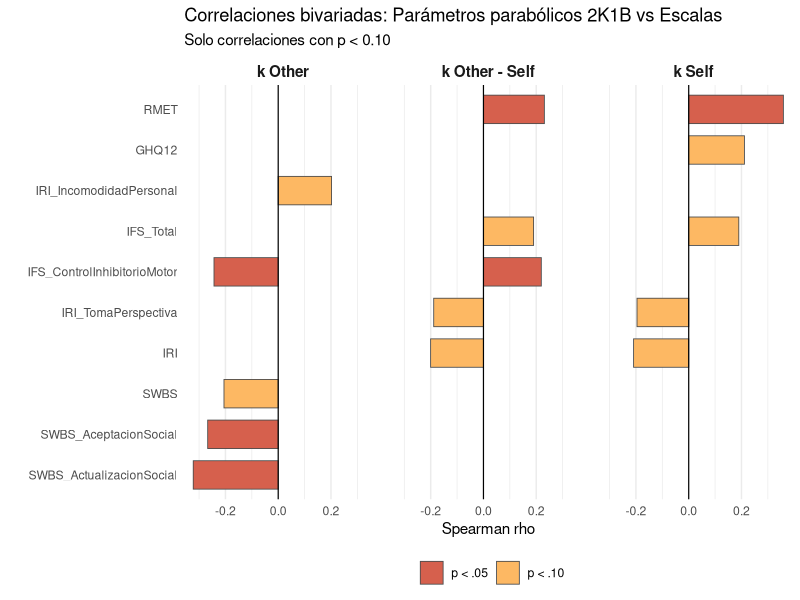
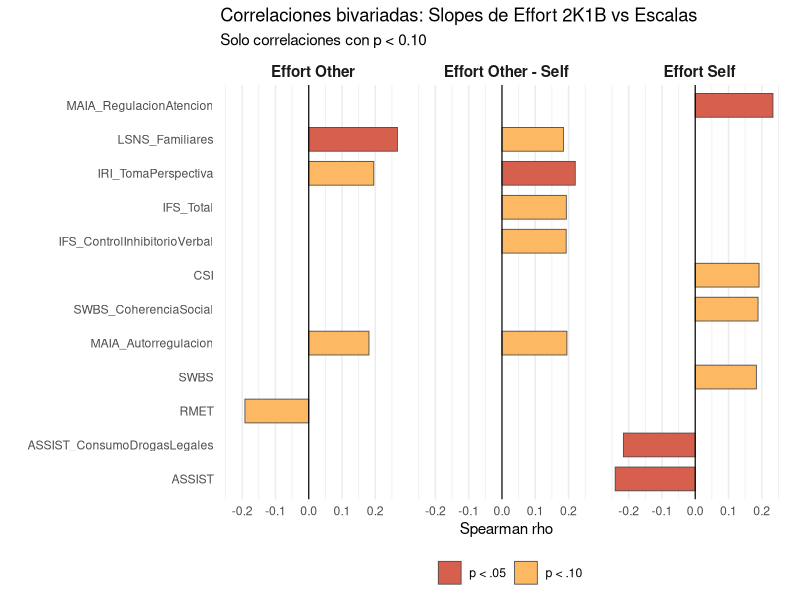
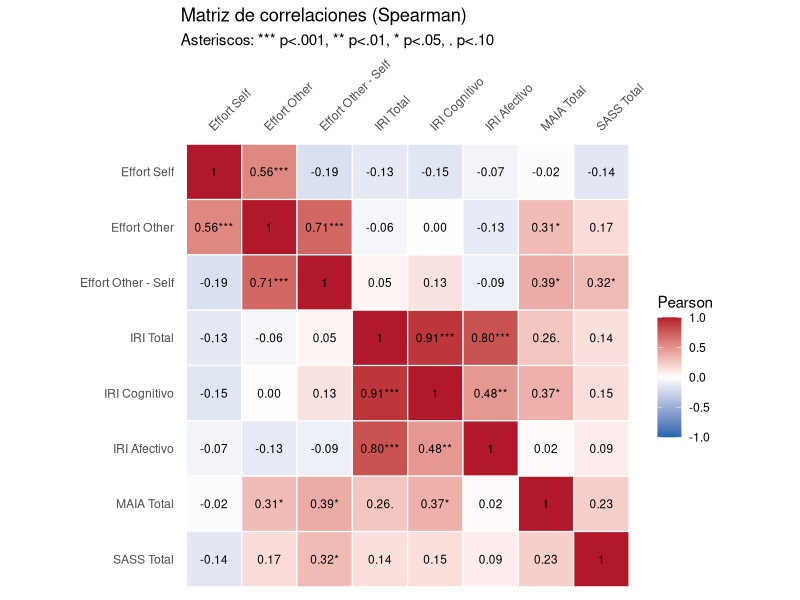
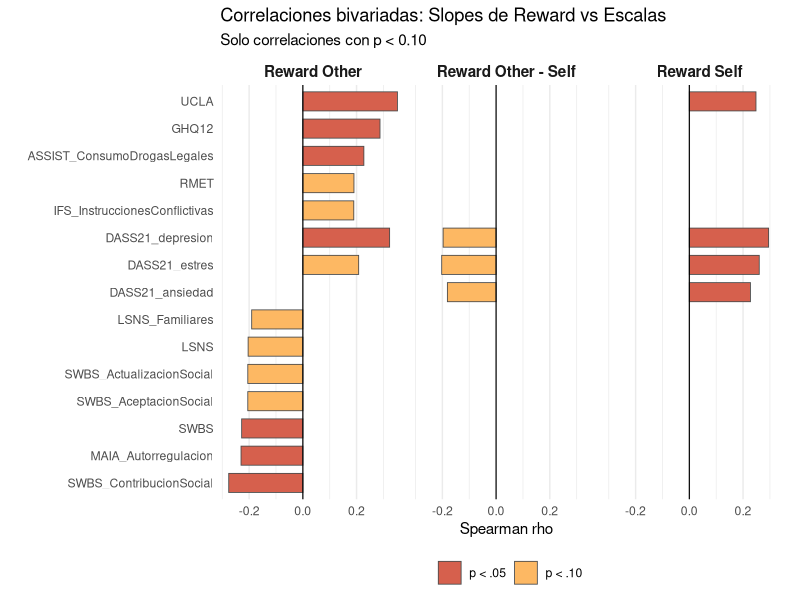

Generate these figures, in order, with R:


## Correlaciones entre parámetros del modelo parabólico 2K1B y escalas psicológicas/clínicas
# Diego Garrido Cerpa - Viña del Mar 2026


# Librerías

library(tidyverse)
library(Hmisc)

# Cargar datos
df <- read.csv("dataset_full.csv", stringsAsFactors = FALSE)

# Filtrar por grupo
# df = subset(df, grupo!="0")

# Variables dependientes (modelo parabólico) 
vd_names <- c("p_2k1b_k_self", "p_2k1b_k_other", "p_2k1b_diff_k")
vd_labels <- c(p_2k1b_k_self = "k Self", p_2k1b_k_other = "k Other", p_2k1b_diff_k = "k Other - Self")


# Escalas (totales y subdimensiones)
# Excluidas: 
# AIM_DIRt (categorica), 
# ASSIST_Total_DIRd (duplicado de ASSIST_DIRt)
# PSQQ y subdimensiones
# AIM y subdimensiones
escalas <- c(
  # Totales
  "CSI_DIRt", "GHQ12_DIRt", "IRI_DIRt", "LSNS_DIRt", "MAIA_DIRt",
  "PSQQ_DIRt", "PSS_DIRt", "RMET_DIRt", "SASS_DIRt", "SWBS_DIRt",
  "UCLA_DIRt", "WAST_DIRt", "ASSIST_DIRt",
  # DASS21
  "DASS21_depresion_DIRd", "DASS21_ansiedad_DIRd", "DASS21_estres_DIRd",
  # IFS (total + 8 subdimensiones)
  "IFS_Total_DIRd",
  "IFS_SeriesMotoras_DIRd", "IFS_InstruccionesConflictivas_DIRd",
  "IFS_ControlInhibitorioMotor_DIRd", "IFS_RepeticionDigitosAtras_DIRd",
  "IFS_MesesAtras_DIRd", "IFS_MemoriaTrabajoVisual_DIRd",
  "IFS_Refranes_DIRd", "IFS_ControlInhibitorioVerbal_DIRd",
  # IRI (4 subdimensiones)
  "IRI_TomaPerspectiva_DIRd", "IRI_Fantasia_DIRd",
  "IRI_PreocupacionEmpatica_DIRd", "IRI_IncomodidadPersonal_DIRd",
  # LSNS
  "LSNS_Familiares_DIRd", "LSNS_Amistados_DIRd",
  # MAIA (8 subdimensiones)
  "MAIA_Percibir_DIRd", "MAIA_AusenciaDistraccion_DIRd",
  "MAIA_AusenciaPreocupacion_DIRd", "MAIA_RegulacionAtencion_DIRd",
  "MAIA_ConcienciaEmocional_DIRd", "MAIA_Autorregulacion_DIRd",
  "MAIA_EscuchaCuerpo_DIRd", "MAIA_Confianza_DIRd",
  # SWBS (5 subdimensiones)
  "SWBS_IntegracionSocial_DIRd", "SWBS_AceptacionSocial_DIRd",
  "SWBS_ContribucionSocial_DIRd", "SWBS_ActualizacionSocial_DIRd",
  "SWBS_CoherenciaSocial_DIRd",
  # ASSIST (subdimensiones; el total ya esta como ASSIST_DIRt)
  "ASSIST_ConsumoDrogasLegales_DIRd", "ASSIST_ConsumoDrogasIlegales_DIRd"
)

# Preparar datos
df_analisis <- df %>%
  select(all_of(c(vd_names, escalas))) %>%
  mutate(across(everything(), as.numeric))

cat("N por columna:", nrow(df_analisis) - colSums(is.na(df_analisis)), "\n")


# Correlaciones de Spearman
corr <- rcorr(as.matrix(df_analisis), type = "spearman")

corr_df <- expand.grid(VD = vd_names, Escala = escalas, stringsAsFactors = FALSE) %>%
  rowwise() %>%
  mutate(
    rho = corr$r[VD, Escala],
    p_value = corr$P[VD, Escala],
    sig = case_when(
      p_value < 0.001 ~ "***",
      p_value < 0.01  ~ "**",
      p_value < 0.05  ~ "*",
      p_value < 0.10  ~ ".",
      TRUE ~ ""
    )
  ) %>%
  ungroup()


# Imprimir significativas p < 0.10
cat("\n--- Correlaciones significativas (p < 0.05) ---\n")
corr_df %>% filter(p_value < 0.05) %>% 
  arrange(VD, p_value) %>% 
  print(n = 50)

cat("\n--- Tendencias (p < 0.10) ---\n")
corr_df %>% filter(p_value >= 0.05, p_value < 0.10) %>% 
  arrange(VD, p_value) %>% 
  print(n = 50)


# Gráfico: Barplot de rho por VD (solo significativas y tendencias)
plot_df <- corr_df %>%
  filter(!is.na(p_value), p_value < 0.10) %>%
  mutate(
    Escala_label = gsub("_DIRt|_DIRd", "", Escala),
    VD_label = vd_labels[VD],
    sig_color = case_when(
      p_value < 0.05 ~ "p < .05",
      p_value < 0.10 ~ "p < .10"
    )
  )

if (nrow(plot_df) == 0) {
  cat("\n-> No hay correlaciones con p < 0.10; no se genera grafico.\n")
} else {
  p <- ggplot(plot_df, aes(x = reorder(Escala_label, rho),
                           y = rho, fill = sig_color)) +
    geom_col(width = 0.7, color = "gray30", linewidth = 0.3) +
    geom_hline(yintercept = 0, linewidth = 0.4) +
    coord_flip() +
    facet_wrap(~VD_label, ncol = 3) +
    scale_fill_manual(values = c("p < .05" = "#D6604D",
                                 "p < .10" = "#FDB863")) +
    labs(x = "", y = "Spearman rho", fill = "",
         title = "Correlaciones bivariadas: Parámetros parabólicos 2K1B vs Escalas",
         subtitle = "Solo correlaciones con p < 0.10") +
    theme_minimal(base_size = 11) +
    theme(
      strip.text = element_text(face = "bold", size = 11),
      legend.position = "bottom",
      panel.grid.major.y = element_blank()
    )

  ggsave("correlaciones_bivariadas_barplot.png", p, width = 14, height = 7, dpi = 150)
  cat("\n-> Guardado: correlaciones_bivariadas_barplot.png\n")
}






########################################################
## Correlaciones entre slopes de EFFORT escalas psicológicas/clínicas


# Cargar datos
df_effort <- read.csv("dataset_full.csv", stringsAsFactors = FALSE)

# Filtrar por grupo
# df_effort = subset(df_effort, grupo!="1")

# Variables dependientes (slopes de effort)
vd_names <- c("effort_self", "effort_other", "diff_effort")
vd_labels <- c(effort_self = "Effort Self", effort_other = "Effort Other", diff_effort = "Effort Other - Self")


# Escalas (totales y subdimensiones)
# Excluidas: 
# AIM_DIRt (categorica), 
# ASSIST_Total_DIRd (duplicado de ASSIST_DIRt)
# PSQQ y subdimensiones
# AIM y subdimensiones
escalas <- c(
  # Totales
  "CSI_DIRt", "GHQ12_DIRt", "IRI_DIRt", "LSNS_DIRt", "MAIA_DIRt",
  "PSQQ_DIRt", "PSS_DIRt", "RMET_DIRt", "SASS_DIRt", "SWBS_DIRt",
  "UCLA_DIRt", "WAST_DIRt", "ASSIST_DIRt",
  # DASS21
  "DASS21_depresion_DIRd", "DASS21_ansiedad_DIRd", "DASS21_estres_DIRd",
  # IFS (total + 8 subdimensiones)
  "IFS_Total_DIRd",
  "IFS_SeriesMotoras_DIRd", "IFS_InstruccionesConflictivas_DIRd",
  "IFS_ControlInhibitorioMotor_DIRd", "IFS_RepeticionDigitosAtras_DIRd",
  "IFS_MesesAtras_DIRd", "IFS_MemoriaTrabajoVisual_DIRd",
  "IFS_Refranes_DIRd", "IFS_ControlInhibitorioVerbal_DIRd",
  # IRI (4 subdimensiones)
  "IRI_TomaPerspectiva_DIRd", "IRI_Fantasia_DIRd",
  "IRI_PreocupacionEmpatica_DIRd", "IRI_IncomodidadPersonal_DIRd",
  # LSNS
  "LSNS_Familiares_DIRd", "LSNS_Amistados_DIRd",
  # MAIA (8 subdimensiones)
  "MAIA_Percibir_DIRd", "MAIA_AusenciaDistraccion_DIRd",
  "MAIA_AusenciaPreocupacion_DIRd", "MAIA_RegulacionAtencion_DIRd",
  "MAIA_ConcienciaEmocional_DIRd", "MAIA_Autorregulacion_DIRd",
  "MAIA_EscuchaCuerpo_DIRd", "MAIA_Confianza_DIRd",
  # SWBS (5 subdimensiones)
  "SWBS_IntegracionSocial_DIRd", "SWBS_AceptacionSocial_DIRd",
  "SWBS_ContribucionSocial_DIRd", "SWBS_ActualizacionSocial_DIRd",
  "SWBS_CoherenciaSocial_DIRd",
  # ASSIST (subdimensiones; el total ya esta como ASSIST_DIRt)
  "ASSIST_ConsumoDrogasLegales_DIRd", "ASSIST_ConsumoDrogasIlegales_DIRd"
)

# Preparar datos
df_analisis <- df_effort %>%
  select(all_of(c(vd_names, escalas))) %>%
  mutate(across(everything(), as.numeric))

cat("N por columna:", nrow(df_analisis) - colSums(is.na(df_analisis)), "\n")


# Correlaciones de Spearman
corr <- rcorr(as.matrix(df_analisis), type = "spearman")

corr_df <- expand.grid(VD = vd_names, Escala = escalas, stringsAsFactors = FALSE) %>%
  rowwise() %>%
  mutate(
    rho = corr$r[VD, Escala],
    p_value = corr$P[VD, Escala],
    sig = case_when(
      p_value < 0.001 ~ "***",
      p_value < 0.01  ~ "**",
      p_value < 0.05  ~ "*",
      p_value < 0.10  ~ ".",
      TRUE ~ ""
    )
  ) %>%
  ungroup()


# Imprimir significativas p < 0.10
cat("\n--- Correlaciones significativas (p < 0.05) ---\n")
corr_df %>% filter(p_value < 0.05) %>% 
  arrange(VD, p_value) %>% 
  print(n = 50)

cat("\n--- Tendencias (p < 0.10) ---\n")
corr_df %>% filter(p_value >= 0.05, p_value < 0.10) %>% 
  arrange(VD, p_value) %>% 
  print(n = 50)


# Gráfico: Barplot de rho por VD (solo significativas y tendencias)
plot_df <- corr_df %>%
  filter(!is.na(p_value), p_value < 0.10) %>%
  mutate(
    Escala_label = gsub("_DIRt|_DIRd", "", Escala),
    VD_label = vd_labels[VD],
    sig_color = case_when(
      p_value < 0.05 ~ "p < .05",
      p_value < 0.10 ~ "p < .10"
    )
  )

if (nrow(plot_df) == 0) {
  cat("\n-> No hay correlaciones con p < 0.10; no se genera grafico.\n")
} else {
  p <- ggplot(plot_df, aes(x = reorder(Escala_label, rho),
                           y = rho, fill = sig_color)) +
    geom_col(width = 0.7, color = "gray30", linewidth = 0.3) +
    geom_hline(yintercept = 0, linewidth = 0.4) +
    coord_flip() +
    facet_wrap(~VD_label, ncol = 3) +
    scale_fill_manual(values = c("p < .05" = "#D6604D",
                                 "p < .10" = "#FDB863")) +
    labs(x = "", y = "Spearman rho", fill = "",
         title = "Correlaciones bivariadas: Slopes de Effort 2K1B vs Escalas",
         subtitle = "Solo correlaciones con p < 0.10") +
    theme_minimal(base_size = 11) +
    theme(
      strip.text = element_text(face = "bold", size = 11),
      legend.position = "bottom",
      panel.grid.major.y = element_blank()
    )
  
  ggsave("correlaciones_bivariadas_barplot.png", p, width = 14, height = 7, dpi = 150)
  cat("\n-> Guardado: correlaciones_bivariadas_barplot.png\n")
}










######################################
## Heatmap


# Cargar datos
df_heat <- read.csv("dataset_full.csv", stringsAsFactors = FALSE)

# Filtrar por grupo (opcional)
df_heat = subset(df_heat, grupo != "0")

# Crear subdimensiones derivadas del IRI
df_heat <- df_heat %>%
  mutate(
    IRI_Cognitivo = IRI_Fantasia_DIRd + IRI_TomaPerspectiva_DIRd,
    IRI_Afectivo  = IRI_PreocupacionEmpatica_DIRd + IRI_IncomodidadPersonal_DIRd
  )

# Variables que entran en la matriz (slopes + escalas de interes).
# Editar libremente esta lista para incluir/excluir variables.
vars_heatmap <- c(
  # Slopes GLMM
  "effort_self", "effort_other", "diff_effort",
  # Escalas de interes
  "IRI_DIRt", "IRI_Cognitivo", "IRI_Afectivo",
  "MAIA_DIRt", "SASS_DIRt"
)

# Etiquetas legibles para los ejes
var_labels <- c(
  effort_self      = "Effort Self",
  effort_other     = "Effort Other",
  diff_effort      = "Effort Other - Self",
  IRI_DIRt         = "IRI Total",
  IRI_Cognitivo    = "IRI Cognitivo",
  IRI_Afectivo     = "IRI Afectivo",
  MAIA_DIRt        = "MAIA Total",
  SASS_DIRt        = "SASS Total"
)

# Preparar matriz numerica
mat_heat <- df_heat %>%
  select(all_of(vars_heatmap)) %>%
  mutate(across(everything(), as.numeric)) %>%
  as.matrix()

cat("N por variable:\n")
print(colSums(!is.na(mat_heat)))

# Correlaciones de Spearman (pareadas, descarta NAs por par)
corr_h <- rcorr(mat_heat, type = "pearson")

# Pasar matrices rho y p-values a formato largo
rho_long <- as.data.frame(corr_h$r) %>%
  tibble::rownames_to_column("Var1") %>%
  pivot_longer(-Var1, names_to = "Var2", values_to = "rho")

p_long <- as.data.frame(corr_h$P) %>%
  tibble::rownames_to_column("Var1") %>%
  pivot_longer(-Var1, names_to = "Var2", values_to = "p_value")

heat_df <- rho_long %>%
  left_join(p_long, by = c("Var1", "Var2")) %>%
  mutate(
    # rcorr deja NA en la diagonal para p; rho diagonal = 1
    p_value = ifelse(Var1 == Var2, NA_real_, p_value),
    sig = case_when(
      is.na(p_value)   ~ "",
      p_value < 0.001  ~ "***",
      p_value < 0.01   ~ "**",
      p_value < 0.05   ~ "*",
      p_value < 0.10   ~ ".",
      TRUE             ~ ""
    ),
    etiqueta = ifelse(Var1 == Var2,
                      "1",
                      paste0(sprintf("%.2f", rho), sig)),
    Var1_lab = factor(var_labels[Var1], levels = var_labels[vars_heatmap]),
    Var2_lab = factor(var_labels[Var2], levels = rev(var_labels[vars_heatmap]))
  )


# Heatmap
p_heat <- ggplot(heat_df, aes(x = Var1_lab, y = Var2_lab, fill = rho)) +
  geom_tile(color = "white", linewidth = 0.4) +
  geom_text(aes(label = etiqueta), size = 3) +
  scale_fill_gradient2(
    low = "#2166AC", mid = "white", high = "#B2182B",
    midpoint = 0, limits = c(-1, 1), name = "Pearson"
  ) +
  scale_x_discrete(position = "top") +
  coord_fixed() +
  labs(
    title = "Matriz de correlaciones (Spearman)",
    subtitle = "Asteriscos: *** p<.001, ** p<.01, * p<.05, . p<.10",
    x = NULL, y = NULL
  ) +
  theme_minimal(base_size = 11) +
  theme(
    axis.text.x = element_text(angle = 45, hjust = 0, vjust = 0),
    panel.grid = element_blank(),
    legend.position = "right"
  )

ggsave("correlaciones_heatmap_experimental.png", p_heat,
       width = 10, height = 9, dpi = 150)
cat("\n-> Guardado: correlaciones_heatmap.png\n")






########################################################
## Correlaciones entre slopes de REWARD y escalas psicológicas/clínicas


# Cargar datos
df_effort <- read.csv("dataset_full.csv", stringsAsFactors = FALSE)

# Filtrar por grupo
df_effort = subset(df_effort, grupo!="1")

# Variables dependientes (slopes de effort)
vd_names <- c("reward_self", "reward_other", "diff_reward")
vd_labels <- c(reward_self = "Reward Self", reward_other = "Reward Other", diff_reward = "Reward Other - Self")


# Escalas (totales y subdimensiones)
# Excluidas: 
# AIM_DIRt (categorica), 
# ASSIST_Total_DIRd (duplicado de ASSIST_DIRt)
# PSQQ y subdimensiones
# AIM y subdimensiones
escalas <- c(
  # Totales
  "CSI_DIRt", "GHQ12_DIRt", "IRI_DIRt", "LSNS_DIRt", "MAIA_DIRt",
  "PSQQ_DIRt", "PSS_DIRt", "RMET_DIRt", "SASS_DIRt", "SWBS_DIRt",
  "UCLA_DIRt", "WAST_DIRt", "ASSIST_DIRt",
  # DASS21
  "DASS21_depresion_DIRd", "DASS21_ansiedad_DIRd", "DASS21_estres_DIRd",
  # IFS (total + 8 subdimensiones)
  "IFS_Total_DIRd",
  "IFS_SeriesMotoras_DIRd", "IFS_InstruccionesConflictivas_DIRd",
  "IFS_ControlInhibitorioMotor_DIRd", "IFS_RepeticionDigitosAtras_DIRd",
  "IFS_MesesAtras_DIRd", "IFS_MemoriaTrabajoVisual_DIRd",
  "IFS_Refranes_DIRd", "IFS_ControlInhibitorioVerbal_DIRd",
  # IRI (4 subdimensiones)
  "IRI_TomaPerspectiva_DIRd", "IRI_Fantasia_DIRd",
  "IRI_PreocupacionEmpatica_DIRd", "IRI_IncomodidadPersonal_DIRd",
  # LSNS
  "LSNS_Familiares_DIRd", "LSNS_Amistados_DIRd",
  # MAIA (8 subdimensiones)
  "MAIA_Percibir_DIRd", "MAIA_AusenciaDistraccion_DIRd",
  "MAIA_AusenciaPreocupacion_DIRd", "MAIA_RegulacionAtencion_DIRd",
  "MAIA_ConcienciaEmocional_DIRd", "MAIA_Autorregulacion_DIRd",
  "MAIA_EscuchaCuerpo_DIRd", "MAIA_Confianza_DIRd",
  # SWBS (5 subdimensiones)
  "SWBS_IntegracionSocial_DIRd", "SWBS_AceptacionSocial_DIRd",
  "SWBS_ContribucionSocial_DIRd", "SWBS_ActualizacionSocial_DIRd",
  "SWBS_CoherenciaSocial_DIRd",
  # ASSIST (subdimensiones; el total ya esta como ASSIST_DIRt)
  "ASSIST_ConsumoDrogasLegales_DIRd", "ASSIST_ConsumoDrogasIlegales_DIRd"
)

# Preparar datos
df_analisis <- df %>%
  select(all_of(c(vd_names, escalas))) %>%
  mutate(across(everything(), as.numeric))

cat("N por columna:", nrow(df_analisis) - colSums(is.na(df_analisis)), "\n")


# Correlaciones de Spearman
corr <- rcorr(as.matrix(df_analisis), type = "pearson")

corr_df <- expand.grid(VD = vd_names, Escala = escalas, stringsAsFactors = FALSE) %>%
  rowwise() %>%
  mutate(
    rho = corr$r[VD, Escala],
    p_value = corr$P[VD, Escala],
    sig = case_when(
      p_value < 0.001 ~ "***",
      p_value < 0.01  ~ "**",
      p_value < 0.05  ~ "*",
      p_value < 0.10  ~ ".",
      TRUE ~ ""
    )
  ) %>%
  ungroup()


# Imprimir significativas p < 0.10
cat("\n--- Correlaciones significativas (p < 0.05) ---\n")
corr_df %>% filter(p_value < 0.05) %>% 
  arrange(VD, p_value) %>% 
  print(n = 50)

cat("\n--- Tendencias (p < 0.10) ---\n")
corr_df %>% filter(p_value >= 0.05, p_value < 0.10) %>% 
  arrange(VD, p_value) %>% 
  print(n = 50)


# Gráfico: Barplot de rho por VD (solo significativas y tendencias)
plot_df <- corr_df %>%
  filter(!is.na(p_value), p_value < 0.10) %>%
  mutate(
    Escala_label = gsub("_DIRt|_DIRd", "", Escala),
    VD_label = vd_labels[VD],
    sig_color = case_when(
      p_value < 0.05 ~ "p < .05",
      p_value < 0.10 ~ "p < .10"
    )
  )

if (nrow(plot_df) == 0) {
  cat("\n-> No hay correlaciones con p < 0.10; no se genera grafico.\n")
} else {
  p <- ggplot(plot_df, aes(x = reorder(Escala_label, rho),
                           y = rho, fill = sig_color)) +
    geom_col(width = 0.7, color = "gray30", linewidth = 0.3) +
    geom_hline(yintercept = 0, linewidth = 0.4) +
    coord_flip() +
    facet_wrap(~VD_label, ncol = 3) +
    scale_fill_manual(values = c("p < .05" = "#D6604D",
                                 "p < .10" = "#FDB863")) +
    labs(x = "", y = "Spearman rho", fill = "",
         title = "Correlaciones bivariadas: Slopes de Reward vs Escalas",
         subtitle = "Solo correlaciones con p < 0.10") +
    theme_minimal(base_size = 11) +
    theme(
      strip.text = element_text(face = "bold", size = 11),
      legend.position = "bottom",
      panel.grid.major.y = element_blank()
    )
  
  ggsave("correlaciones_bivariadas_barplot.png", p, width = 14, height = 7, dpi = 150)
  cat("\n-> Guardado: correlaciones_bivariadas_barplot.png\n")
}
